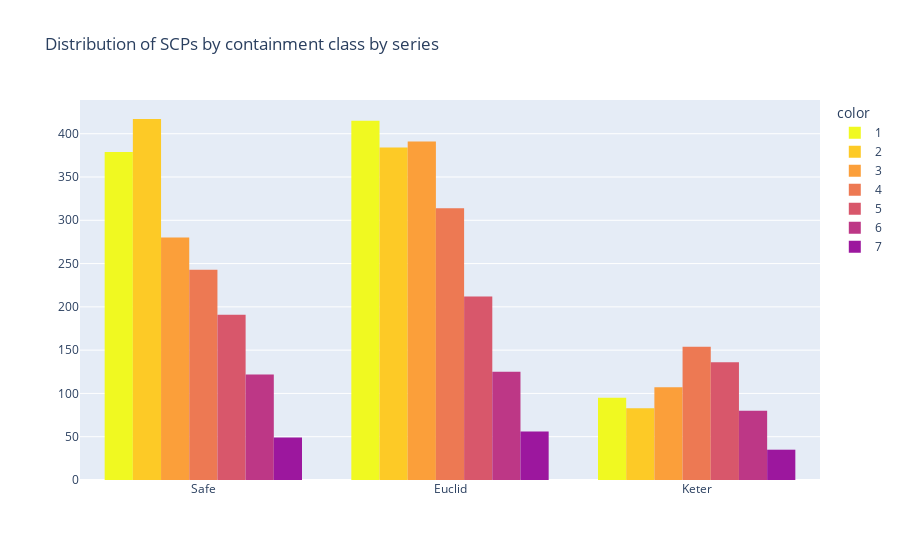

The cell this chart's notebook holds for it:
### Code cell
fig = px.histogram(class_counts, x=x_data, y=y_data, color=color_data, color_discrete_sequence=px.colors.sequential.Plasma_r, barmode="group",
                  title="Distribution of SCPs by containment class by series")
fig.update_xaxes(categoryorder="array", categoryarray=primary_classes)
fig.update_layout(yaxis_title="")
fig.update_layout(xaxis_title="class")
fig.update_traces(hovertemplate='Total SCPs: %{y}<extra></extra>')
fig.show()

### Figure 1 — Plotly figure (JSON) as saved in the notebook; plotly's stock layout.template omitted (floating-point values rounded to 4 significant figures)
{"data": [{"alignmentgroup": "True", "bingroup": "x", "histfunc": "sum", "hovertemplate": "Total SCPs: %{y}<extra></extra>", "legendgroup": "1", "marker": {"color": "#f0f921", "pattern": {"shape": ""}}, "name": "1", "offsetgroup": "1", "orientation": "v", "showlegend": true, "type": "histogram", "x": ["Euclid", "Keter", "Safe"], "xaxis": "x", "y": [415, 95, 379], "yaxis": "y"}, {"alignmentgroup": "True", "bingroup": "x", "histfunc": "sum", "hovertemplate": "Total SCPs: %{y}<extra></extra>", "legendgroup": "2", "marker": {"color": "#fdca26", "pattern": {"shape": ""}}, "name": "2", "offsetgroup": "2", "orientation": "v", "showlegend": true, "type": "histogram", "x": ["Euclid", "Keter", "Safe"], "xaxis": "x", "y": [384, 83, 417], "yaxis": "y"}, {"alignmentgroup": "True", "bingroup": "x", "histfunc": "sum", "hovertemplate": "Total SCPs: %{y}<extra></extra>", "legendgroup": "3", "marker": {"color": "#fb9f3a", "pattern": {"shape": ""}}, "name": "3", "offsetgroup": "3", "orientation": "v", "showlegend": true, "type": "histogram", "x": ["Euclid", "Keter", "Safe"], "xaxis": "x", "y": [391, 107, 280], "yaxis": "y"}, {"alignmentgroup": "True", "bingroup": "x", "histfunc": "sum", "hovertemplate": "Total SCPs: %{y}<extra></extra>", "legendgroup": "4", "marker": {"color": "#ed7953", "pattern": {"shape": ""}}, "name": "4", "offsetgroup": "4", "orientation": "v", "showlegend": true, "type": "histogram", "x": ["Euclid", "Keter", "Safe"], "xaxis": "x", "y": [314, 154, 243], "yaxis": "y"}, {"alignmentgroup": "True", "bingroup": "x", "histfunc": "sum", "hovertemplate": "Total SCPs: %{y}<extra></extra>", "legendgroup": "5", "marker": {"color": "#d8576b", "pattern": {"shape": ""}}, "name": "5", "offsetgroup": "5", "orientation": "v", "showlegend": true, "type": "histogram", "x": ["Euclid", "Keter", "Safe"], "xaxis": "x", "y": [212, 136, 191], "yaxis": "y"}, {"alignmentgroup": "True", "bingroup": "x", "histfunc": "sum", "hovertemplate": "Total SCPs: %{y}<extra></extra>", "legendgroup": "6", "marker": {"color": "#bd3786", "pattern": {"shape": ""}}, "name": "6", "offsetgroup": "6", "orientation": "v", "showlegend": true, "type": "histogram", "x": ["Euclid", "Keter", "Safe"], "xaxis": "x", "y": [125, 80, 122], "yaxis": "y"}, {"alignmentgroup": "True", "bingroup": "x", "histfunc": "sum", "hovertemplate": "Total SCPs: %{y}<extra></extra>", "legendgroup": "7", "marker": {"color": "#9c179e", "pattern": {"shape": ""}}, "name": "7", "offsetgroup": "7", "orientation": "v", "showlegend": true, "type": "histogram", "x": ["Euclid", "Keter", "Safe"], "xaxis": "x", "y": [56, 35, 49], "yaxis": "y"}], "layout": {"autosize": true, "barmode": "group", "legend": {"title": {"text": "color"}, "tracegroupgap": 0}, "title": {"text": "Distribution of SCPs by containment class by series"}, "xaxis": {"anchor": "y", "autorange": true, "categoryarray": ["Safe", "Euclid", "Keter"], "categoryorder": "array", "domain": [0, 1], "range": [-0.5, 2.5], "title": {"text": ""}, "type": "category"}, "yaxis": {"anchor": "x", "autorange": true, "domain": [0, 1], "range": [0, 438.9], "title": {"text": ""}, "type": "linear"}}}
